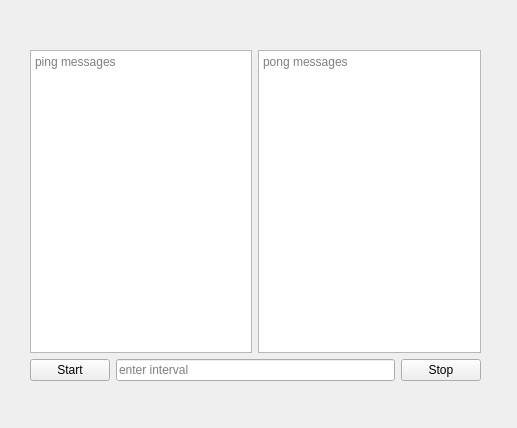
<?xml version="1.0" encoding="UTF-8"?>
<ui version="4.0">
 <class>Form</class>
 <widget class="QWidget" name="Form">
  <property name="geometry">
   <rect>
    <x>0</x>
    <y>0</y>
    <width>517</width>
    <height>428</height>
   </rect>
  </property>
  <property name="windowTitle">
   <string>ping-pong gui</string>
  </property>
  <widget class="QWidget" name="verticalLayoutWidget">
   <property name="geometry">
    <rect>
     <x>30</x>
     <y>50</y>
     <width>451</width>
     <height>331</height>
    </rect>
   </property>
   <layout class="QVBoxLayout" name="verticalLayout_4">
    <item>
     <layout class="QHBoxLayout" name="horizontalLayout_5">
      <item>
       <widget class="QPlainTextEdit" name="plainTextEdit">
        <property name="placeholderText">
         <string>ping messages</string>
        </property>
       </widget>
      </item>
      <item>
       <widget class="QPlainTextEdit" name="plainTextEdit_2">
        <property name="placeholderText">
         <string>pong messages</string>
        </property>
       </widget>
      </item>
     </layout>
    </item>
    <item>
     <layout class="QHBoxLayout" name="horizontalLayout">
      <item>
       <widget class="QPushButton" name="pushButton">
        <property name="text">
         <string>Start</string>
        </property>
       </widget>
      </item>
      <item>
       <widget class="QLineEdit" name="lineEdit">
        <property name="placeholderText">
         <string>enter interval</string>
        </property>
       </widget>
      </item>
      <item>
       <widget class="QPushButton" name="pushButton_2">
        <property name="text">
         <string>Stop</string>
        </property>
       </widget>
      </item>
     </layout>
    </item>
   </layout>
  </widget>
 </widget>
 <resources/>
 <connections/>
</ui>
